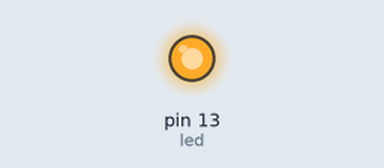
Simulated run of this sketch. Board: Arduino Uno, built with avr-gcc and run on an emulated ATmega328P. Parts: output pins drawn as LEDs (lit = HIGH).

Above: at 2.81 s.
At 7.89 s:
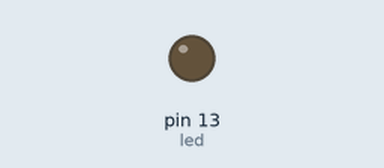
Timing chart, 0 to 8.3 s (numbered marks = the images above):
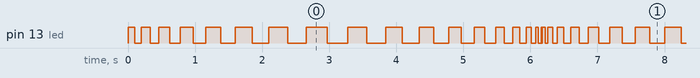

Measured:
- by itself, pin 13 (led): moves between LOW and HIGH, repeating every 6.4 s
- by itself, everything shown: repeats every 6.4 s, in 38 steps

The sketch:

blinkMakeComments.ino
```cpp
// definera en varibel
int led = 13;
int delayValue = 100;
int addValue = 30;

// setup använder samma princip som processing
void setup() {
  pinMode(led, OUTPUT); // sätt port 13 till en utsignal
}

// loop använder samma princip som i processings draw()
void loop() {
  digitalWrite(led, HIGH); // sätt på lampan
  delay(delayValue); // vänta 500 millisekunder
  digitalWrite(led, LOW); // stäng av lampan
  delay(delayValue); // vänta 500 millisekunder
  delayValue = delayValue + addValue;
  if (delayValue > 300 || delayValue < 40) {
    addValue = -addValue;
  }
}

// gör om detta värdet för delay(värde) till en variabel
// int delayValue = 100;
// ändra värdet kontinuerlig med en loop
```
